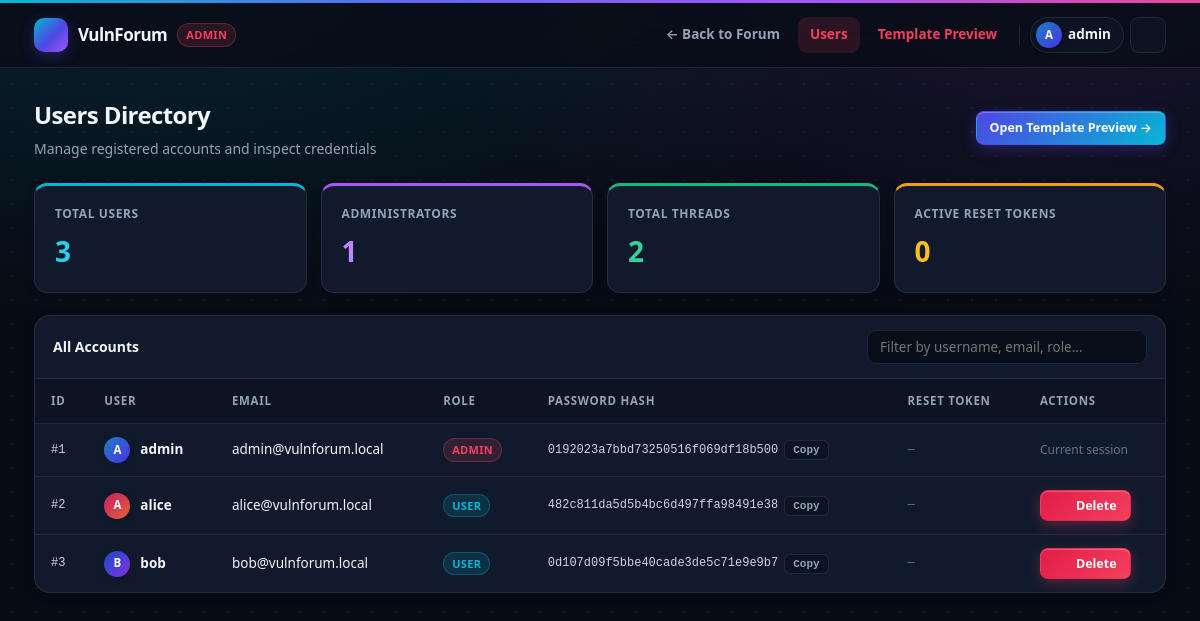
The page /admin/users.php (signed in) on the database its author committed.
### tables this page shows
CREATE TABLE users (
  id INT AUTO_INCREMENT PRIMARY KEY,
  username VARCHAR(50) UNIQUE NOT NULL,
  email VARCHAR(100) UNIQUE NOT NULL,
  password VARCHAR(100) NOT NULL,      
  role VARCHAR(20) DEFAULT 'user',
  reset_token VARCHAR(50),
  bio TEXT,
  avatar VARCHAR(255) DEFAULT NULL,
  created_at TIMESTAMP DEFAULT CURRENT_TIMESTAMP
);

### public/includes/auth.php (called while the page is built, shortened)
<?php
require_once __DIR__ . '/db.php';
function current_user() {
    return $_SESSION['user'] ?? null;
}

### public/includes/db.php (called while the page is built, shortened)
<?php
function db_conn() {
    $conn = new mysqli(DB_HOST, DB_USER, DB_PASS, DB_NAME);
    return $conn;
}
function db_raw_query($sql) {
    $conn = db_conn();
    $result = $conn->query($sql);
    return $result;
}

### public/admin/users.php (the view, shortened to what this page needs)
<?php
require_once __DIR__ . '/../includes/auth.php';
require_once __DIR__ . '/../includes/ui.php';
$user = current_user();
$cssVer = @filemtime(__DIR__ . '/../css/style.css') ?: 2;
$result = db_raw_query("SELECT * FROM users ORDER BY id ASC");
$users = [];
$adminCount = 0;
$tokenCount = 0;
while ($u = $result->fetch_assoc()) {
    $users[] = $u;
    if ($u['role'] === 'admin') $adminCount++;
}
$threadCount = (int)db_raw_query("SELECT COUNT(*) AS c FROM threads")->fetch_assoc()['c'];
?>
<!DOCTYPE html>
<html lang="en">
<head>
  <link rel="stylesheet" href="/css/style.css?v=<?= $cssVer ?>">
</head>
<body>
<header class="site-header">
  <nav class="nav-inner" aria-label="Admin navigation">
    <a class="brand" href="/?page=pages/home">
      <span class="brand-mark" aria-hidden="true">
        <?= vf_icon('shield', 18) ?>
      </span>
      <span>VulnForum</span>
      <span class="badge badge-admin">Admin</span>
    </a>
    <div class="nav-links">
      <a href="/?page=pages/home">&larr; Back to Forum</a>
      <a href="/admin/users.php" class="nav-admin active">Users</a>
      <a href="/admin/eval.php" class="nav-admin">Template Preview</a>
      <a href="/?page=pages/profile" class="user-pill">
        <?= vf_avatar($user['username'], 'sm', $user['avatar'] ?? null) ?>
        <span><?= htmlspecialchars($user['username']) ?></span>
      </a>
      <button type="button" id="theme-toggle" class="icon-btn" title="Toggle theme" aria-label="Toggle theme">
        <?= vf_icon('sun', 16, 'icon-sun') ?>
      </button>
    </div>
  </nav>
</header>
<main class="container">
  <div class="page-header">
    <div>
      <h1>Users Directory</h1>
      <p class="page-subtitle">Manage registered accounts and inspect credentials</p>
    </div>
    <a href="/admin/eval.php" class="btn btn-primary btn-sm">Open Template Preview &rarr;</a>
  </div>
  <div class="kpi-grid">
    <div class="kpi-card">
      <div class="kpi-label">Total Users</div>
      <div class="kpi-value"><?= count($users) ?></div>
    </div>
    <div class="kpi-card">
      <div class="kpi-label">Administrators</div>
      <div class="kpi-value"><?= $adminCount ?></div>
    </div>
    <div class="kpi-card">
      <div class="kpi-label">Total Threads</div>
      <div class="kpi-value"><?= $threadCount ?></div>
    </div>
    <div class="kpi-card">
      <div class="kpi-label">Active Reset Tokens</div>
      <div class="kpi-value"><?= $tokenCount ?></div>
    </div>
  </div>
  <div class="table-wrap">
    <div class="table-toolbar">
      <strong style="font-size: 14px;">All Accounts</strong>
      <input type="text" data-table-filter="#users-table" placeholder="Filter by username, email, role...">
    </div>
    <table id="users-table">
      <thead>
        <tr>
          <th>ID</th>
          <th>User</th>
          <th>Email</th>
          <th>Role</th>
          <th>Password Hash</th>
          <th>Reset Token</th>
          <th>Actions</th>
        </tr>
      </thead>
      <tbody>
      <?php foreach ($users as $u): ?>
        <tr>
          <td class="mono-cell">#<?= (int)$u['id'] ?></td>
          <td>
            <div style="display: flex; align-items: center; gap: 10px;">
              <?= vf_avatar($u['username'], 'sm', $u['avatar'] ?? null) ?>
              <strong><?= htmlspecialchars($u['username']) ?></strong>
            </div>
          </td>
          <td><?= htmlspecialchars($u['email']) ?></td>
          <td>
            <span class="badge <?= $u['role'] === 'admin' ? 'badge-admin' : 'badge-user' ?>">
              <?= htmlspecialchars($u['role']) ?>
            </span>
          </td>
          <td class="mono-cell">
            <span class="copy-inline">
              <span><?= htmlspecialchars($u['password']) ?></span>
              <button type="button" class="copy-btn" data-copy="<?= htmlspecialchars($u['password']) ?>">Copy</button>
            </span>
          </td>
          <td class="mono-cell">
            <?php if (!empty($u['reset_token'])): ?>
              <span class="copy-inline">
                <code><?= htmlspecialchars($u['reset_token']) ?></code>
                <button type="button" class="copy-btn" data-copy="<?= htmlspecialchars($u['reset_token']) ?>">Copy</button>
              </span>
            <?php else: ?>
              <span style="color: var(--text-dim);">&mdash;</span>
            <?php endif; ?>
          </td>
          <td>
            <?php if ((int)$u['id'] === (int)$user['id']): ?>
              <span style="color: var(--text-dim); font-size: 12px;">Current session</span>
            <?php else: ?>
              <form method="post" style="margin: 0;" data-confirm="<?= htmlspecialchars('Delete user "' . $u['username'] . '" and all their threads and replies?', ENT_QUOTES) ?>">
                <button type="submit" class="btn btn-danger btn-sm">
                  <?= vf_icon('trash', 14) ?>
                  <span>Delete</span>
                </button>
              </form>
            <?php endif; ?>
          </td>
        </tr>
      <?php endforeach; ?>
      </tbody>
    </table>
  </div>
</main>
</body>
</html>

### public/includes/ui.php (shortened to what this page needs)
<?php
function vf_avatar_hue(string $name): int {
    return abs(crc32(strtolower($name))) % 360;
}
function vf_avatar(string $name, string $size = '', ?string $avatar = null): string {
    $cls = 'avatar' . ($size !== '' ? ' avatar-' . $size : '');
    $hue = vf_avatar_hue($name);
    $hue2 = ($hue + 42) % 360;
    $initial = htmlspecialchars(strtoupper(substr($name !== '' ? $name : '?', 0, 1)));
    return '<span class="' . $cls . '" aria-hidden="true" style="--av-h1:' . $hue . ';--av-h2:' . $hue2 . ';">' . $initial . '</span>';
}
function vf_icon(string $name, int $size = 16, string $extraClass = '', string $extraStyle = ''): string {
    $inner = $paths[$name] ?? $paths['bolt'];
    $cls = trim('icon ' . $extraClass);
    $style = "width:{$size}px;height:{$size}px;flex-shrink:0;" . $extraStyle;
    return '<svg width="' . $size . '" height="' . $size . '" viewBox="0 0 24 24" fill="none" stroke="currentColor" stroke-width="2" stroke-linecap="round" stroke-linejoin="round" class="' . htmlspecialchars($cls) . '" style="' . htmlspecialchars($style) . '" aria-hidden="true">' . $inner . '</svg>';
}

### rows shown on the page
users: username "A", username "admin", id "1", email "admin@vulnforum.local", role "ADMIN", password "0192023a7bbd73250516f069df18b500", shows "Current session"
users: id "2", username "A", username "alice", email "alice@vulnforum.local", role "USER", password "482c811da5d5b4bc6d497ffa98491e38"
users: id "3", username "B", username "bob", email "bob@vulnforum.local", role "USER", password "0d107d09f5bbe40cade3de5c71e9e9b7"

### other values the page prints
count($users) "3"
$adminCount "1"
$threadCount "2"
$tokenCount "0"
